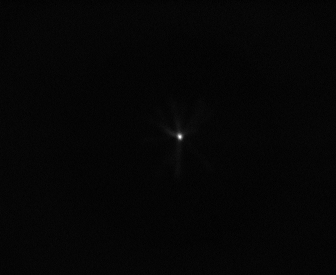
#> input picture tiffs/July24/1st day/tracks_10ms/ss_single_13.tiff, 336 x 275 px, found by its file name
$ python plot_image.py
#> lines starting #> are read from the running program, lines starting #| are printed output that depends on the picture
### auxiliar_scripts/optical_gain_tools.py
# -*- coding: utf-8 -*-
"""
Created on Fri Aug  2 12:18:10 2024

@author: diego
"""

import os
import numpy as np
import pandas as pd
import matplotlib.pyplot as plt
from PIL import Image
from scipy.optimize import curve_fit
import matplotlib.patches as patches
import matplotlib.colors as mcolors

#NOT IN USE ===================================================================
#==============================================================================
#==============================================================================
def BaselineSubstraction(image, baseline = 100):
    image = np.array(image, dtype = float)
    """
    image[image < baseline] = 0
    image[image >= baseline] -= baseline
    """
    image = image - float(baseline)
    #image = Image.fromarray(image)

    return image

# [192 lines left out: functions BkgSubstraction, ImageCut, LoadOpticalParams, HotPixel12x12, gainFunc, GeometricalEfficiency and 1 more, not called in this run]

### auxiliar_scripts/plot_image.py
# -*- coding: utf-8 -*-
"""
Created on Tue Aug  6 12:41:28 2024

@author: usuario
"""

import numpy as np
import matplotlib.pyplot as plt
from optical_gain_tools import *
from PIL import Image

folder2 = '../tiffs/July24/highgain_compare/10ms/'
path2 = folder2 + 'ss_single_1'

folder = '../tiffs/test/bin 12x12 5ms/'
path = folder + 'ss_single_13'

ext = '.tiff'

base = 108
bkg1 = 0.35
bkg2 = 0.35

data1__ = Image.open(path + ext)
#> data1__ is the input picture: PIL image 336x275 I;16; min 82, max 1349, mean 111.5
data2__ = Image.open(path2 + ext)
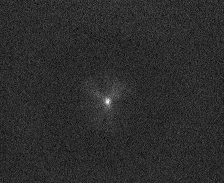
#> input picture tiffs/ss_single_1.tiff, 224 x 183 px, found by its file name
#> data2__ is the input picture: PIL image 224x183 I;16; min 299, max 987, mean 419.9

data1 = BaselineSubstraction(data1__, baseline = 412)
data2 = BaselineSubstraction(data2__, baseline = 108)

fig, ax = plt.subplots(1, 2, figsize = (18,18))

fig.suptitle('Acrylic only', fontsize = 25)

ax[0].imshow(data1, cmap='jet')
ax[0].set_title('July 2023 (5 ms)', fontsize = 20)
ax[0].set_xlabel('X (px)', fontsize = 18)
ax[0].tick_params(axis='both', which='major', labelsize = 16)

ax[1].imshow(data2, cmap='jet')
ax[1].set_title('July 2024 (10 ms)', fontsize = 20)
ax[1].set_xlabel('X (px)', fontsize = 18)
ax[1].tick_params(axis='both', which='major', labelsize = 16)

fig.tight_layout()

plt.show()
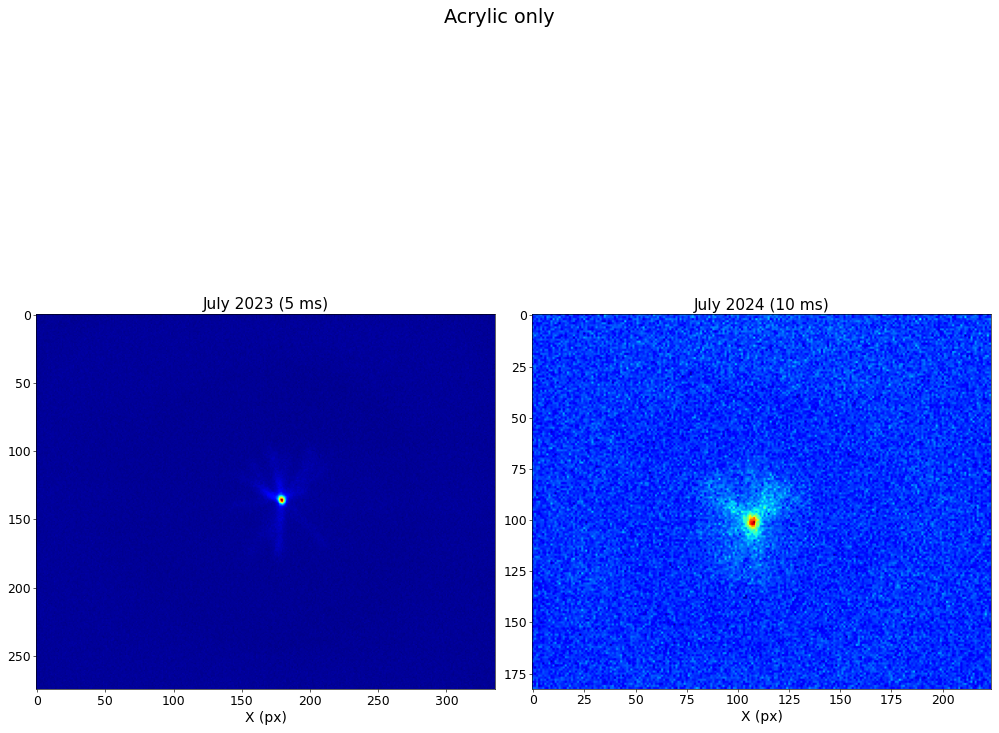
#> figure drawn by matplotlib, 2 panels
